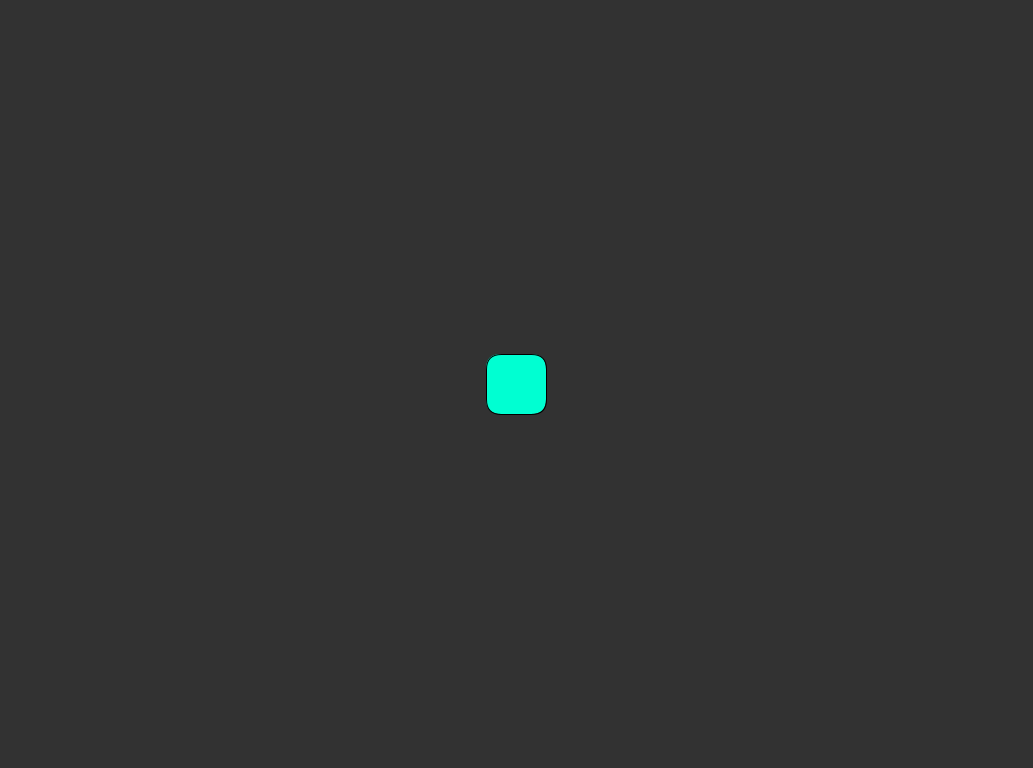
Frame 1 (no input)
Frame 60 (the mouse pressed at the canvas centre just before this capture): identical to frame 1, image omitted
Frame 120 (the mouse held since frame 60 and released just before this capture): identical to frame 1, image omitted

The Processing sketch that drew this single still picture (run headless with seeded random() and noise(); from frame 60 on, the mouse is pressed at the canvas centre):

// Processing sketch: day_08_02_acceleration
// ── day_08_02_acceleration.pde
//----------------------------------------------------
// DT Bootcamp 2014, Parsons the New School for Design. 
// Day 8, speed + acceleration
//----------------------------------------------------

//Declaring the properties of our object:
float size;
float posX;
float posY;
float speedX;
float speedY;

//The acceleration will be an "environment" property
float accel;

void setup(){
  size(1033, 768);
  colorMode(HSB);
  
  //Assigning values to the properties
  size = 60;
  posX = width/2;
  posY = height/2;
  speedX = 0;
  speedY = 0;  
  
  //
  accel = 0.95;
}

void draw(){
  background(50);
  
  rectMode(CENTER);
  fill(120, 255, 255);
  rect(posX, posY, size, size, 15);

  //Add speed to the position
  posX = posX + speedX;
  posY = posY + speedY;
  
  //Change speed based on acceleration
  //In this case, the acceleration will slowdown the object
  //Think of it as a simulation of friction 
  speedX = speedX * accel;
  speedY = speedY * accel;
}

void keyPressed(){
  if(key == CODED){
    if(keyCode == UP){
      speedY = -5;
    }else if(keyCode == DOWN){
      speedY = 5;
    }else if(keyCode == LEFT){
      speedX = -5;
    }else if(keyCode == RIGHT){
      speedX = 5;
    }   
  }
}
